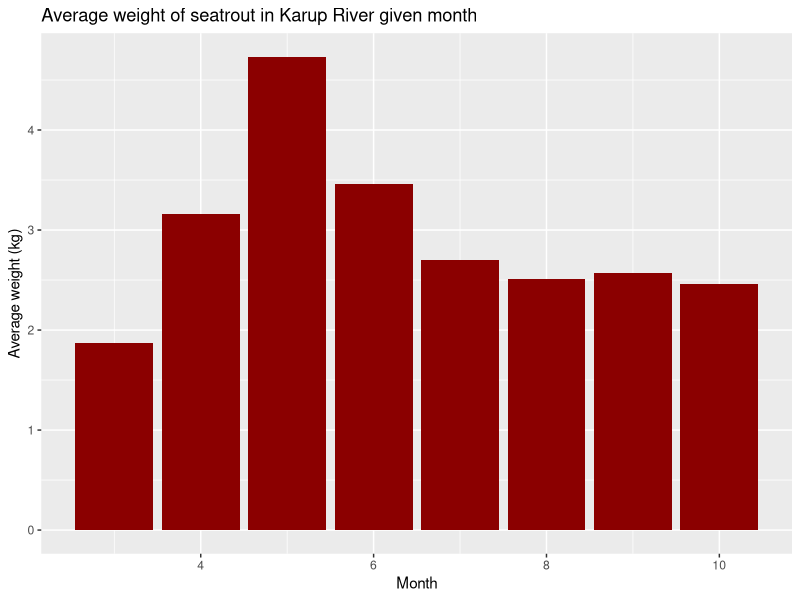
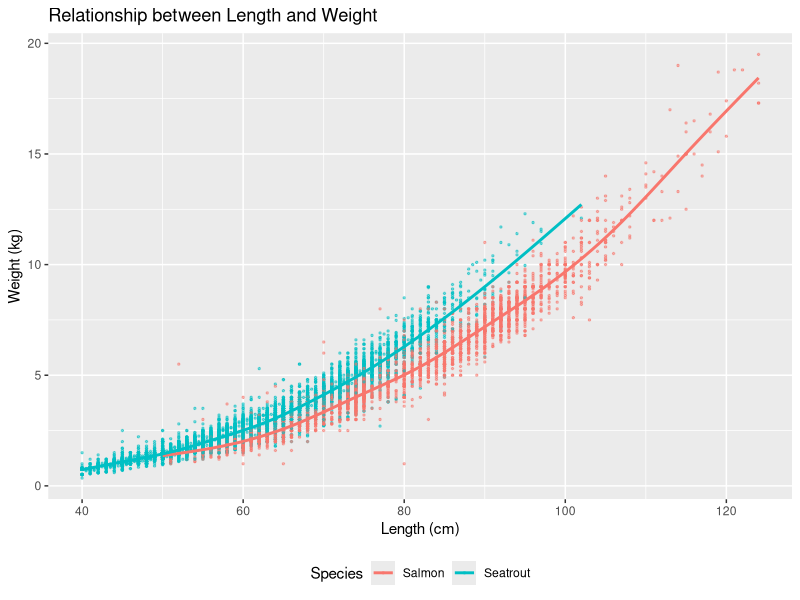
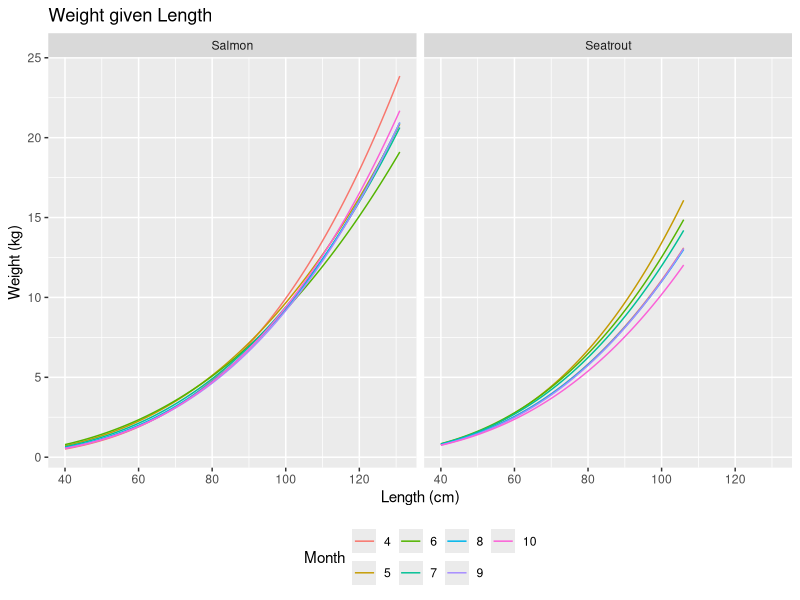
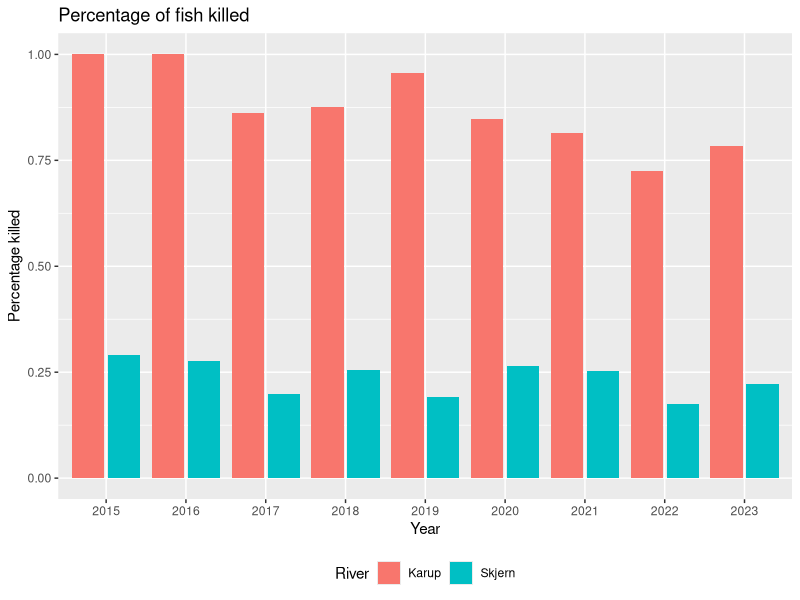
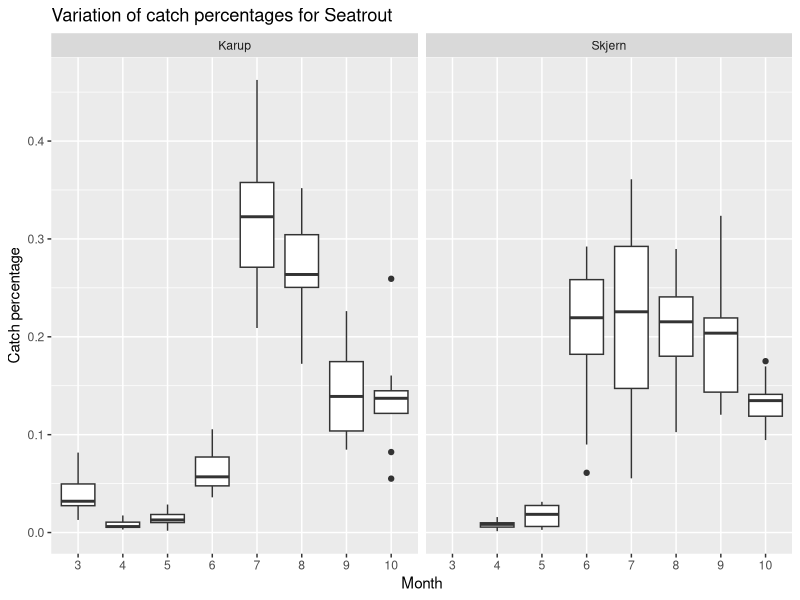

Write the R code that produced these figures, in order.
## ---- chunk 1
knitr::opts_chunk$set(
  echo = TRUE, 
  out.width = "100%",
  eval = TRUE,
  message=FALSE)
options(width = 90, scipen = 10, digits = 2)

library(tidyverse)
a_ctr <- 1  # assignment counter
ctrA <- function() {
  a_ctr <<- a_ctr + 1
  q_ctr <<- 1
  return(str_c("Assignment ", a_ctr - 1))
}

q_ctr <- 1  # question counter
ctrQ <- function(reset = FALSE) {
  if (reset) q_ctr <<- 1
  q_ctr <<- q_ctr + 1
  return(str_c("Question ", q_ctr - 1, ""))
}

library(conflicted)
conflict_prefer("filter", "dplyr", quiet = TRUE)
conflict_prefer("select", "dplyr", quiet = TRUE)
conflict_prefer("lag", "dplyr", quiet = TRUE)
## ---- chunk 2
library(tidyverse)
dat <- read_csv("catch.csv") 
## ---- chunk 3
library(tidyverse)
dat_weight <- read_csv("weight.csv")
res <- dat_weight |> 
   filter(River == "Karup", 
          Species == "Seatrout", 
          Length == 50, 
          Month == 5) |> 
   print()
## ---- chunk 4
res <- dat |>
   filter(River == "Skjern") |> 
   group_by(Method) |> 
   summarize(
      n_caught = n()
   ) |> 
   arrange(desc(n_caught)) |>
   print()
## ---- chunk 5
res <- dat |>
   group_by(Name) |> 
   summarize(
      total_weight = sum(Weight, na.rm = TRUE),
      n_caught = n()
   ) |> 
   arrange(desc(total_weight)) |>
   print() 
res2 <- res |> 
   arrange(desc(n_caught)) |> 
   print()
## ---- chunk 6
res <- dat |> 
   mutate(Condition = Weight*100000/Length^3) |> 
   print()
## ---- chunk 7
res1 <- res |> 
   group_by(Species) |>
   summarize(
      avg_Condition = mean(Condition, na.rm = TRUE)
   ) |>
   arrange(desc(avg_Condition)) |>
   print()
## ---- chunk 8
res2 <- res |> 
   filter(Species == "Seatrout", Month > 4, Length > 50) |> 
   group_by(River) |>
   summarize(
      n = n(),
      avg_Condition = mean(Condition, na.rm = TRUE)
   ) |>
   arrange(desc(avg_Condition)) |>
   print()
## ---- chunk 9
res <- dat |>
   filter(River == "Skjern") |> 
   mutate(day_type = if_else(Weekday %in% c("Saturday", "Sunday"), "Weekend", "Weekday")) |> 
   group_by(day_type) |> 
   summarize(
      n_caught = n(),
      n_days = n_distinct(Date),
      avg_catches_per_day = n_caught / n_days
   ) |> 
   ungroup() |> 
   print()
## ---- chunk 10
res <- dat |>
   group_by(River, Year) |> 
   summarize(
      n_caught = n(),
      n_released = sum(!Killed)
   ) |> 
   mutate(catch_release_rate = n_released / n_caught) |> 
   ungroup() |> 
   print()
res2 <- res |> 
   filter(River == "Karup") |> 
   select(Year, catch_release_rate) |>
   arrange(Year) |>
   print()
## ---- chunk 11
dat_full <- dat |>
   mutate(Length = round(Length)) |>
   left_join(dat_weight) |> 
   mutate(
      Weight = if_else(is.na(Weight), Avg, Weight)
   ) |> 
   print()
## ---- chunk 12
dat_full |> 
   filter(River == "Karup", Species == "Seatrout") |>
   group_by(Month) |> 
   summarize(
      avg_weight = mean(Weight, na.rm = TRUE)
   ) |>
   ggplot(aes(x = Month, y = avg_weight)) +
   geom_col(fill = "darkred") +
   labs(
      title = "Average weight of seatrout in Karup River given month",
      x = "Month",
      y = "Average weight (kg)"
   )
## ---- chunk 13
dat |>
   filter(Weight > 0, Length > 0) |> 
   ggplot(aes(x = Length, y = Weight, color = Species)) +
   geom_point(alpha = 0.5, size = 0.5) +
   geom_smooth(se = FALSE) +
   labs(
      title = "Relationship between Length and Weight",
      x = "Length (cm)",
      y = "Weight (kg)"
   ) + 
   theme(legend.position = "bottom")
## ---- chunk 14
dat_weight |> 
   filter(River == "Skjern" ) |> 
   ggplot(aes(x = Length, y = Avg, color = factor(Month))) +
   geom_line() +
   facet_wrap(~Species) +
   labs(
      title = "Weight given Length",
      x = "Length (cm)",
      y = "Weight (kg)",
      color = "Month"
   ) +
   theme(legend.position = "bottom") 
## ---- chunk 15
dat |>
   filter(Length >= 60) |> 
   group_by(River, Year) |> 
   summarize(
      n_caught = n(),
      n_killed = sum(Killed),
      pct_killed = n_killed / n_caught
   ) |> 
   ungroup() |>
   ggplot(aes(x = factor(Year), y = pct_killed, fill = River)) +
   geom_col(position = "dodge2") +
   labs(
      title = "Percentage of fish killed",
      x = "Year",
      y = "Percentage killed"
   ) +
   theme(legend.position = "bottom")
## ---- chunk 16
res <- dat |> 
   filter(Species == "Seatrout") |>
   group_by(River, Year, Month) |> 
   summarize(
      n_caught = n()
   ) |> 
   group_by(River, Year) |> 
   mutate(
      catch_pct = n_caught / sum(n_caught)
   ) |> 
   ungroup() |> 
   print()
## ---- chunk 17
res |> 
   ggplot(aes(x = factor(Month), y = catch_pct)) +
   geom_boxplot() +
   facet_wrap(~River) +
   labs(
      title = "Variation of catch percentages for Seatrout",
      x = "Month",
      y = "Catch percentage"
   ) +
   theme(legend.position = "bottom")
